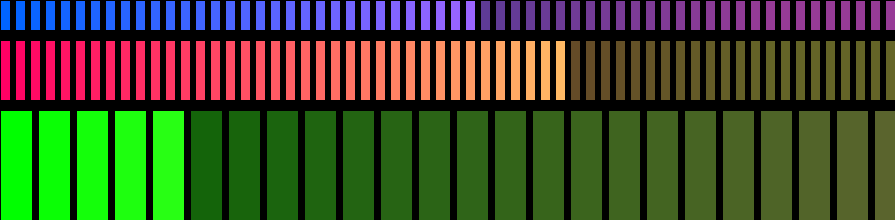
Frame 1 (no input)
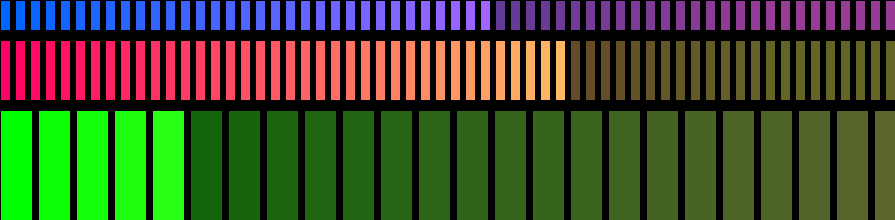
Frame 60 (the mouse pressed at the canvas centre just before this capture)
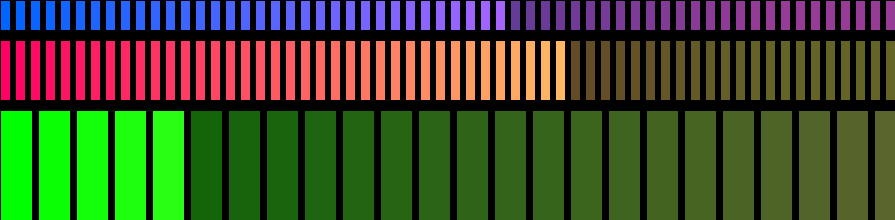
Frame 120 (the mouse held since frame 60 and released just before this capture)

The Processing sketch that drew these frames (run headless with seeded random() and noise(); from frame 60 on, the mouse is pressed at the canvas centre):

// Processing sketch: processing_106161
// ── processing_106161.pde

int[] secondsX = new int[59];
float secondsColor;
float minutesHour;
float hoursColor;


void setup() {
  size (895, 220);
  background(#000000);
  fill (#C9C9C9);
}

void draw() {
  background(#000000);
  
  for (int i=0; i<60; i++) { 
    if (second() >= i) {
      fill(i*5, 100, 255, 255);
      rect(i*15, 0, 10, 30);
      println(i*15);
    } 
    else {
      fill(i*5, 100, 255, 150);
      rect(i*15, 0, 10, 30);
    }
  }

  for (int i=0; i<60; i++) {
    if (minute() >= i) {
      fill(255, i*5, 100, 255);
      rect(i*15, 40, 10, 60);
    } 
    else {
      fill(255, i*5, 100, 100);
      rect(i*15, 40, 10, 60);
    }
  }
  for (int i=0; i<24; i++) {
    if (hour()>=i) {
      fill(i*10, 255, i*5, 255);
      rect(i*((width/25)+3), 110, ((width/25)-3), 120);
  
  }
    else {
      fill(i*10, 255, i*5, 100);
      rect(i*((width/25)+3), 110, ((width/25)-3), 120);
    }
  }
}
